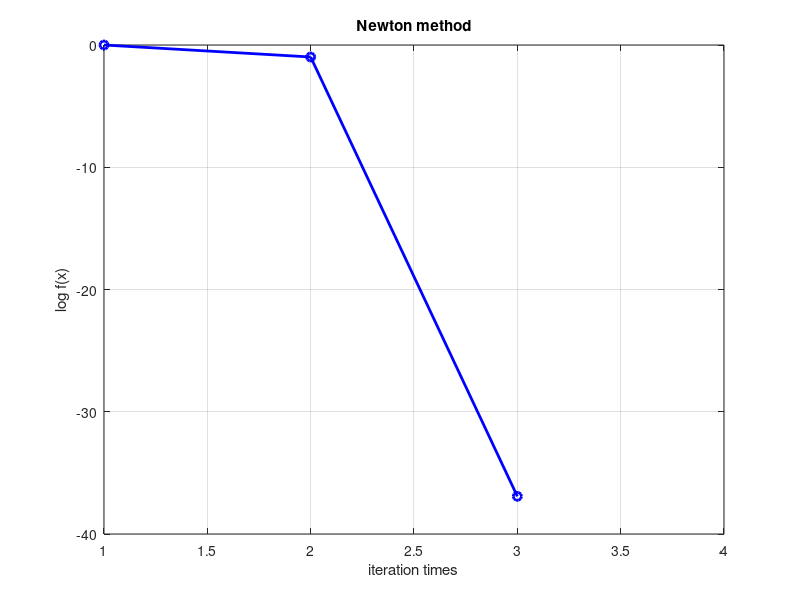

This chart was generated by the following MATLAB code:

load result.mat

% get the size of each vector.
times = size(save_x1,2);

figure('Name','gradient vs iteration times.');
%% draw l1 lin
k1 = [];
v1 = [];
for i=1:times
	k1 = [k1, i];
end

plot(k1, log(save_value), '-bo', 'LineWidth', 2);
title('Newton method');
xlabel('iteration times'); ylabel('log f(x)');
grid on;

